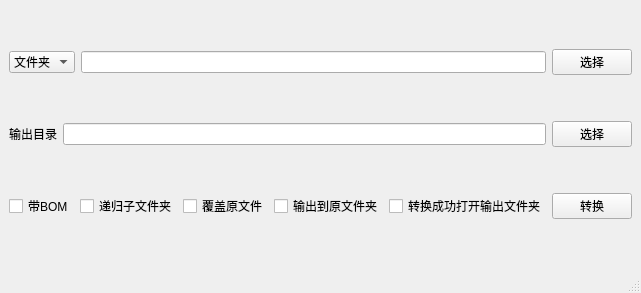
<?xml version="1.0" encoding="UTF-8"?>
<ui version="4.0">
 <class>MainWindow</class>
 <widget class="QMainWindow" name="MainWindow">
  <property name="geometry">
   <rect>
    <x>0</x>
    <y>0</y>
    <width>620</width>
    <height>293</height>
   </rect>
  </property>
  <property name="windowTitle">
   <string>GBK-UTF8</string>
  </property>
  <widget class="QWidget" name="centralwidget">
   <layout class="QHBoxLayout" name="horizontalLayout_4">
    <item>
     <layout class="QVBoxLayout" name="verticalLayout">
      <item>
       <layout class="QHBoxLayout" name="horizontalLayout">
        <item>
         <widget class="QComboBox" name="comboBoxType">
          <item>
           <property name="text">
            <string>文件夹</string>
           </property>
          </item>
          <item>
           <property name="text">
            <string>文件</string>
           </property>
          </item>
         </widget>
        </item>
        <item>
         <widget class="QLineEdit" name="lineEditType"/>
        </item>
        <item>
         <widget class="QPushButton" name="pushButtonType">
          <property name="text">
           <string>选择</string>
          </property>
         </widget>
        </item>
       </layout>
      </item>
      <item>
       <layout class="QHBoxLayout" name="horizontalLayout_2">
        <item>
         <widget class="QLabel" name="label_2">
          <property name="text">
           <string>输出目录</string>
          </property>
         </widget>
        </item>
        <item>
         <widget class="QLineEdit" name="lineEditOutput"/>
        </item>
        <item>
         <widget class="QPushButton" name="pushButtonOutput">
          <property name="text">
           <string>选择</string>
          </property>
         </widget>
        </item>
       </layout>
      </item>
      <item>
       <layout class="QHBoxLayout" name="horizontalLayout_3">
        <item>
         <widget class="QCheckBox" name="checkBoxWithBOM">
          <property name="text">
           <string>带BOM</string>
          </property>
         </widget>
        </item>
        <item>
         <widget class="QCheckBox" name="checkBoxRecurseDirectory">
          <property name="text">
           <string>递归子文件夹</string>
          </property>
         </widget>
        </item>
        <item>
         <widget class="QCheckBox" name="checkBoxCover">
          <property name="text">
           <string>覆盖原文件</string>
          </property>
         </widget>
        </item>
        <item>
         <widget class="QCheckBox" name="checkBoxCoverDirectory">
          <property name="text">
           <string>输出到原文件夹</string>
          </property>
         </widget>
        </item>
        <item>
         <widget class="QCheckBox" name="checkBoxSuccessOpen">
          <property name="text">
           <string>转换成功打开输出文件夹</string>
          </property>
         </widget>
        </item>
        <item>
         <widget class="QPushButton" name="pushButtonTranslate">
          <property name="text">
           <string>转换</string>
          </property>
         </widget>
        </item>
       </layout>
      </item>
     </layout>
    </item>
   </layout>
  </widget>
  <widget class="QMenuBar" name="menubar">
   <property name="geometry">
    <rect>
     <x>0</x>
     <y>0</y>
     <width>620</width>
     <height>23</height>
    </rect>
   </property>
  </widget>
  <widget class="QStatusBar" name="statusbar"/>
 </widget>
 <resources/>
 <connections/>
</ui>
